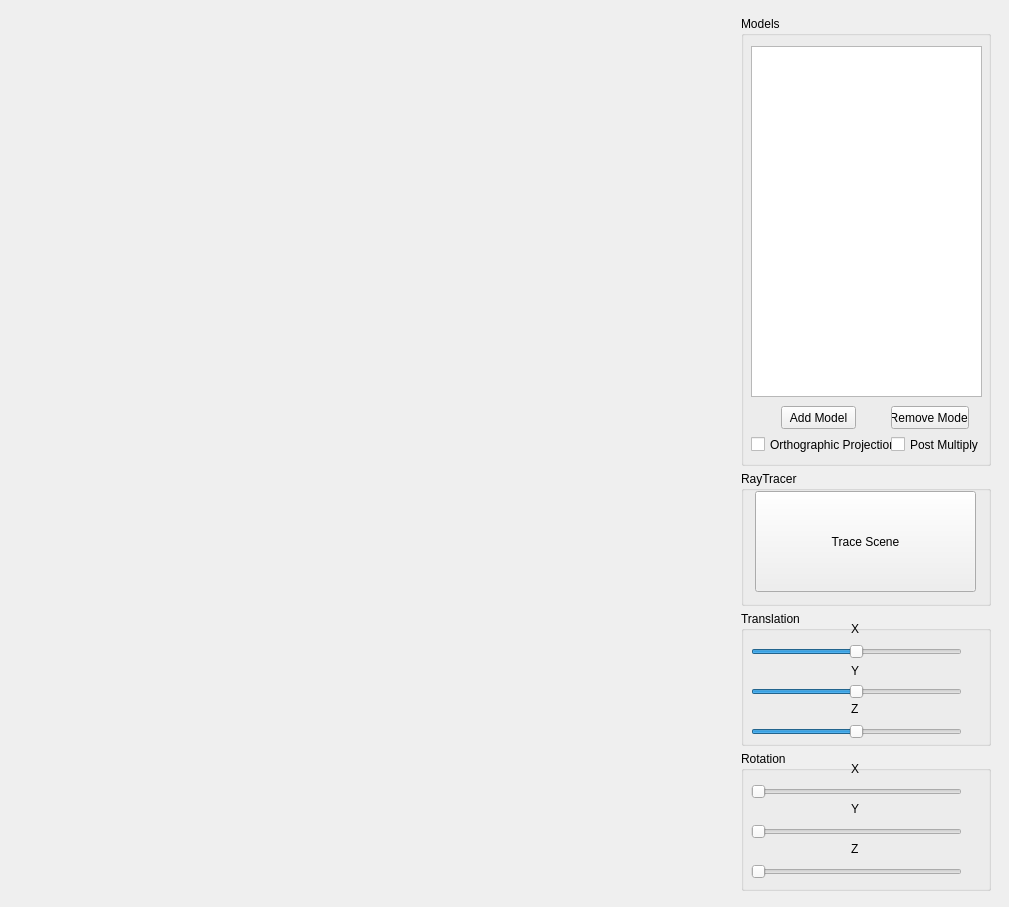
<?xml version="1.0" encoding="UTF-8"?>
<ui version="4.0">
 <class>MainWindow</class>
 <widget class="QMainWindow" name="MainWindow">
  <property name="geometry">
   <rect>
    <x>0</x>
    <y>0</y>
    <width>1009</width>
    <height>907</height>
   </rect>
  </property>
  <property name="maximumSize">
   <size>
    <width>16777215</width>
    <height>16777215</height>
   </size>
  </property>
  <property name="windowTitle">
   <string>MainWindow</string>
  </property>
  <widget class="QWidget" name="centralWidget">
   <property name="sizePolicy">
    <sizepolicy hsizetype="Preferred" vsizetype="Preferred">
     <horstretch>0</horstretch>
     <verstretch>0</verstretch>
    </sizepolicy>
   </property>
   <layout class="QHBoxLayout" name="horizontalLayout">
    <item>
     <widget class="BasicOpenGLView" name="oglwidget" native="true">
      <property name="enabled">
       <bool>true</bool>
      </property>
      <property name="sizePolicy">
       <sizepolicy hsizetype="Expanding" vsizetype="Expanding">
        <horstretch>0</horstretch>
        <verstretch>0</verstretch>
       </sizepolicy>
      </property>
      <property name="maximumSize">
       <size>
        <width>700</width>
        <height>700</height>
       </size>
      </property>
     </widget>
    </item>
    <item>
     <layout class="QVBoxLayout" name="vertLayout">
      <property name="spacing">
       <number>0</number>
      </property>
      <property name="sizeConstraint">
       <enum>QLayout::SetDefaultConstraint</enum>
      </property>
      <property name="leftMargin">
       <number>10</number>
      </property>
      <property name="topMargin">
       <number>0</number>
      </property>
      <item>
       <widget class="QGroupBox" name="modelsBox">
        <property name="sizePolicy">
         <sizepolicy hsizetype="Fixed" vsizetype="Fixed">
          <horstretch>0</horstretch>
          <verstretch>0</verstretch>
         </sizepolicy>
        </property>
        <property name="minimumSize">
         <size>
          <width>250</width>
          <height>450</height>
         </size>
        </property>
        <property name="title">
         <string>Models</string>
        </property>
        <widget class="QListWidget" name="modelList">
         <property name="geometry">
          <rect>
           <x>10</x>
           <y>30</y>
           <width>231</width>
           <height>351</height>
          </rect>
         </property>
         <property name="focusPolicy">
          <enum>Qt::StrongFocus</enum>
         </property>
         <property name="selectionRectVisible">
          <bool>true</bool>
         </property>
        </widget>
        <widget class="QPushButton" name="addModel">
         <property name="geometry">
          <rect>
           <x>40</x>
           <y>390</y>
           <width>75</width>
           <height>23</height>
          </rect>
         </property>
         <property name="text">
          <string>Add Model</string>
         </property>
        </widget>
        <widget class="QPushButton" name="removeModel">
         <property name="geometry">
          <rect>
           <x>150</x>
           <y>390</y>
           <width>78</width>
           <height>23</height>
          </rect>
         </property>
         <property name="text">
          <string>Remove Model</string>
         </property>
        </widget>
        <widget class="QCheckBox" name="orthoProj">
         <property name="geometry">
          <rect>
           <x>10</x>
           <y>420</y>
           <width>141</width>
           <height>17</height>
          </rect>
         </property>
         <property name="text">
          <string>Orthographic Projection</string>
         </property>
        </widget>
        <widget class="QCheckBox" name="postMult">
         <property name="geometry">
          <rect>
           <x>150</x>
           <y>420</y>
           <width>91</width>
           <height>17</height>
          </rect>
         </property>
         <property name="text">
          <string>Post Multiply</string>
         </property>
        </widget>
       </widget>
      </item>
      <item>
       <widget class="QGroupBox" name="groupBox">
        <property name="sizePolicy">
         <sizepolicy hsizetype="Fixed" vsizetype="Fixed">
          <horstretch>0</horstretch>
          <verstretch>0</verstretch>
         </sizepolicy>
        </property>
        <property name="minimumSize">
         <size>
          <width>250</width>
          <height>135</height>
         </size>
        </property>
        <property name="title">
         <string>RayTracer</string>
        </property>
        <widget class="QPushButton" name="traceButton">
         <property name="geometry">
          <rect>
           <x>14</x>
           <y>20</y>
           <width>221</width>
           <height>101</height>
          </rect>
         </property>
         <property name="text">
          <string>Trace Scene</string>
         </property>
        </widget>
       </widget>
      </item>
      <item>
       <widget class="QGroupBox" name="translationGB">
        <property name="sizePolicy">
         <sizepolicy hsizetype="Fixed" vsizetype="Fixed">
          <horstretch>0</horstretch>
          <verstretch>0</verstretch>
         </sizepolicy>
        </property>
        <property name="minimumSize">
         <size>
          <width>250</width>
          <height>135</height>
         </size>
        </property>
        <property name="title">
         <string>Translation</string>
        </property>
        <widget class="QSlider" name="ZTransSlider">
         <property name="geometry">
          <rect>
           <x>10</x>
           <y>110</y>
           <width>211</width>
           <height>22</height>
          </rect>
         </property>
         <property name="minimum">
          <number>-100</number>
         </property>
         <property name="maximum">
          <number>100</number>
         </property>
         <property name="orientation">
          <enum>Qt::Horizontal</enum>
         </property>
        </widget>
        <widget class="QSlider" name="XTransSlider">
         <property name="geometry">
          <rect>
           <x>10</x>
           <y>30</y>
           <width>211</width>
           <height>22</height>
          </rect>
         </property>
         <property name="minimum">
          <number>-100</number>
         </property>
         <property name="maximum">
          <number>100</number>
         </property>
         <property name="singleStep">
          <number>0</number>
         </property>
         <property name="value">
          <number>0</number>
         </property>
         <property name="orientation">
          <enum>Qt::Horizontal</enum>
         </property>
        </widget>
        <widget class="QLabel" name="xLabel_3">
         <property name="geometry">
          <rect>
           <x>110</x>
           <y>10</y>
           <width>61</width>
           <height>16</height>
          </rect>
         </property>
         <property name="text">
          <string>X</string>
         </property>
        </widget>
        <widget class="QLabel" name="yLabel_3">
         <property name="geometry">
          <rect>
           <x>110</x>
           <y>50</y>
           <width>51</width>
           <height>20</height>
          </rect>
         </property>
         <property name="text">
          <string>Y</string>
         </property>
        </widget>
        <widget class="QSlider" name="YTransSlider">
         <property name="geometry">
          <rect>
           <x>10</x>
           <y>70</y>
           <width>211</width>
           <height>22</height>
          </rect>
         </property>
         <property name="minimum">
          <number>-100</number>
         </property>
         <property name="maximum">
          <number>100</number>
         </property>
         <property name="orientation">
          <enum>Qt::Horizontal</enum>
         </property>
        </widget>
        <widget class="QLabel" name="zLabel_3">
         <property name="geometry">
          <rect>
           <x>110</x>
           <y>90</y>
           <width>61</width>
           <height>16</height>
          </rect>
         </property>
         <property name="text">
          <string>Z</string>
         </property>
        </widget>
       </widget>
      </item>
      <item>
       <widget class="QGroupBox" name="rotationGB">
        <property name="sizePolicy">
         <sizepolicy hsizetype="Fixed" vsizetype="Fixed">
          <horstretch>0</horstretch>
          <verstretch>0</verstretch>
         </sizepolicy>
        </property>
        <property name="minimumSize">
         <size>
          <width>250</width>
          <height>140</height>
         </size>
        </property>
        <property name="title">
         <string>Rotation</string>
        </property>
        <widget class="QSlider" name="ZRotSlider">
         <property name="geometry">
          <rect>
           <x>10</x>
           <y>110</y>
           <width>211</width>
           <height>22</height>
          </rect>
         </property>
         <property name="minimum">
          <number>0</number>
         </property>
         <property name="maximum">
          <number>628</number>
         </property>
         <property name="singleStep">
          <number>4</number>
         </property>
         <property name="orientation">
          <enum>Qt::Horizontal</enum>
         </property>
        </widget>
        <widget class="QLabel" name="zLabel">
         <property name="geometry">
          <rect>
           <x>110</x>
           <y>90</y>
           <width>51</width>
           <height>16</height>
          </rect>
         </property>
         <property name="text">
          <string>Z</string>
         </property>
        </widget>
        <widget class="QLabel" name="xLabel">
         <property name="geometry">
          <rect>
           <x>110</x>
           <y>10</y>
           <width>61</width>
           <height>16</height>
          </rect>
         </property>
         <property name="text">
          <string>X</string>
         </property>
        </widget>
        <widget class="QLabel" name="yLabel">
         <property name="geometry">
          <rect>
           <x>110</x>
           <y>50</y>
           <width>51</width>
           <height>16</height>
          </rect>
         </property>
         <property name="text">
          <string>Y</string>
         </property>
        </widget>
        <widget class="QSlider" name="XRotSlider">
         <property name="geometry">
          <rect>
           <x>10</x>
           <y>30</y>
           <width>211</width>
           <height>22</height>
          </rect>
         </property>
         <property name="minimum">
          <number>0</number>
         </property>
         <property name="maximum">
          <number>628</number>
         </property>
         <property name="singleStep">
          <number>4</number>
         </property>
         <property name="orientation">
          <enum>Qt::Horizontal</enum>
         </property>
        </widget>
        <widget class="QSlider" name="YRotSlider">
         <property name="geometry">
          <rect>
           <x>10</x>
           <y>70</y>
           <width>211</width>
           <height>22</height>
          </rect>
         </property>
         <property name="minimum">
          <number>0</number>
         </property>
         <property name="maximum">
          <number>628</number>
         </property>
         <property name="singleStep">
          <number>4</number>
         </property>
         <property name="orientation">
          <enum>Qt::Horizontal</enum>
         </property>
        </widget>
       </widget>
      </item>
     </layout>
    </item>
   </layout>
  </widget>
  <action name="actionAdd_Model">
   <property name="text">
    <string>Add Model...</string>
   </property>
  </action>
  <action name="actionRemove_Selected">
   <property name="text">
    <string>Remove Selected</string>
   </property>
  </action>
 </widget>
 <layoutdefault spacing="6" margin="11"/>
 <customwidgets>
  <customwidget>
   <class>BasicOpenGLView</class>
   <extends>QWidget</extends>
   <header>basicopenglview.h</header>
   <container>1</container>
  </customwidget>
 </customwidgets>
 <resources/>
 <connections/>
</ui>
